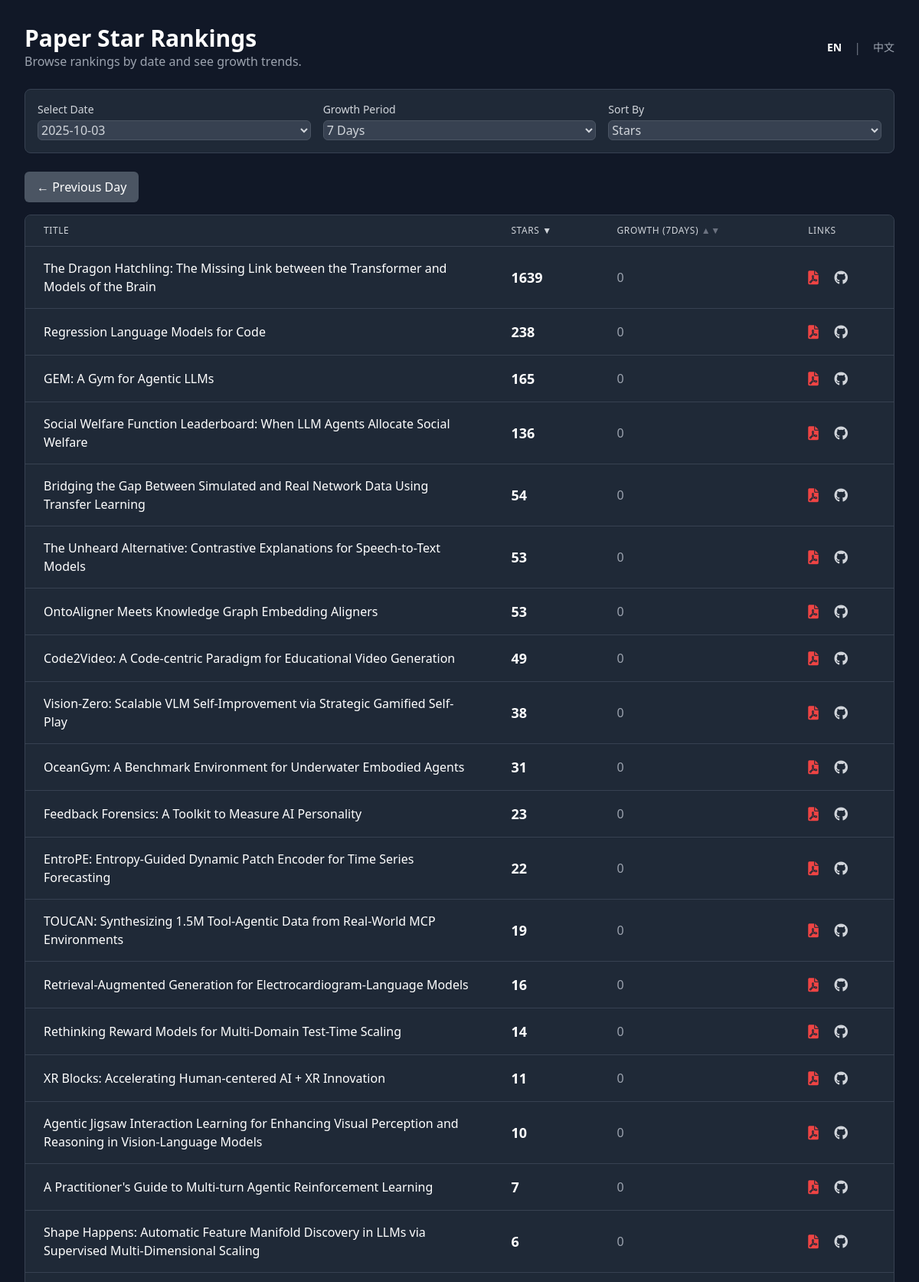
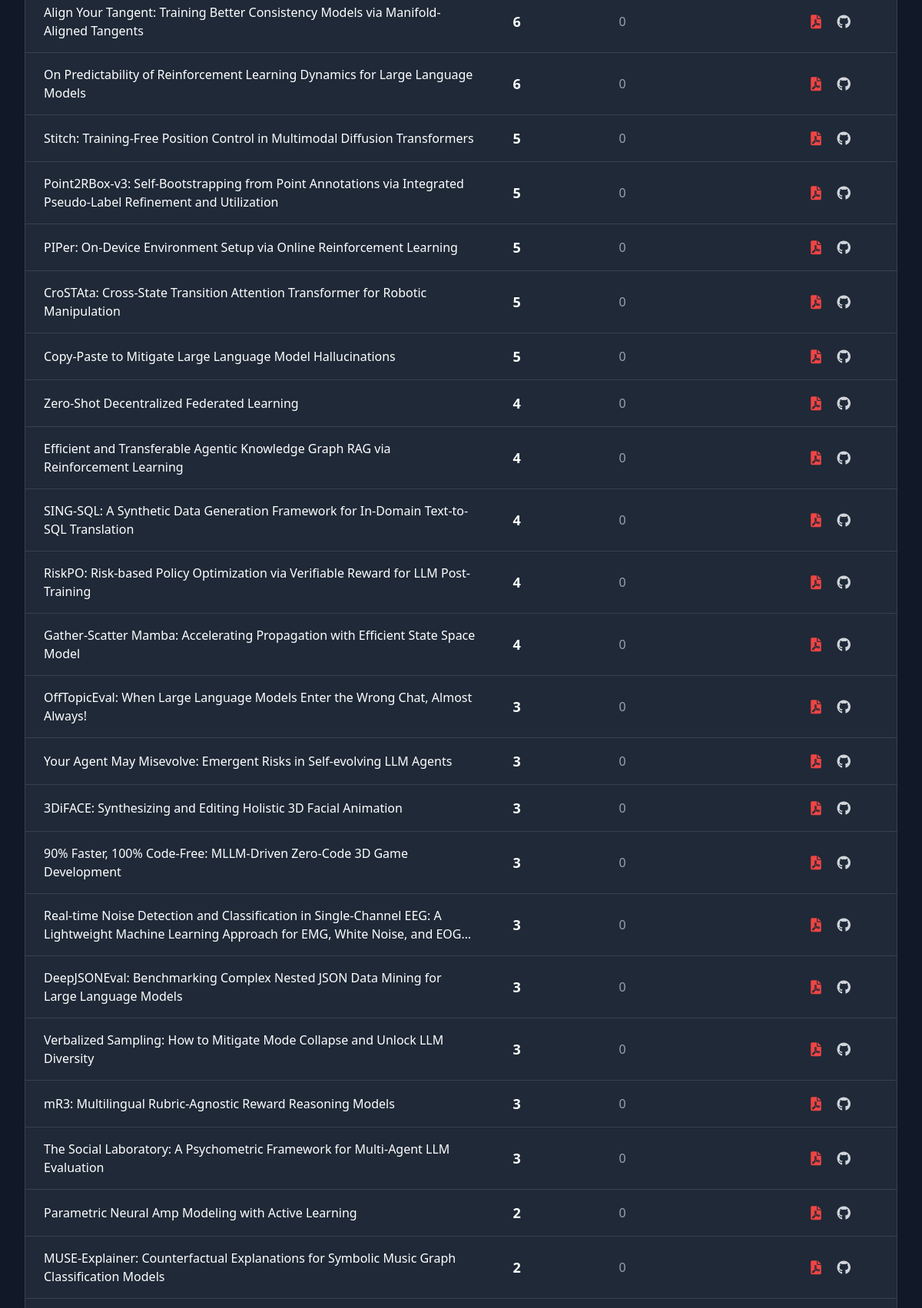
The page / (upper part) on the database its author committed (2 pictures, top to bottom).
### tables this page shows
CREATE TABLE star_counts (
                id INTEGER PRIMARY KEY AUTOINCREMENT,
                paper_id INTEGER,
                check_date TEXT,
                stars INTEGER,
                FOREIGN KEY (paper_id) REFERENCES papers (id),
                UNIQUE(paper_id, check_date)
            );

CREATE TABLE papers (
                id INTEGER PRIMARY KEY AUTOINCREMENT,
                arxiv_id TEXT UNIQUE NOT NULL,
                title TEXT,
                pdf_link TEXT,
                published_date TEXT,
                github_link TEXT
            );

### app.py (the view)
@app.route("/")
def index():
    db = get_db()
    lang = request.args.get('lang', 'en')
    if lang not in TRANSLATIONS:
        lang = 'en'
    T = TRANSLATIONS[lang]
    if db is None:
        return render_template("index.html", error=T['error_no_db'], T=T, lang=lang)
    cursor = db.cursor()
    cursor.execute("SELECT DISTINCT check_date FROM star_counts ORDER BY check_date DESC")
    available_dates = [row['check_date'] for row in cursor.fetchall()]
    if not available_dates:
        return render_template("index.html", data=[], available_dates=[], T=T, lang=lang, no_data=True)
    selected_date = request.args.get("date", available_dates[0])
    growth_days = int(request.args.get("growth_days", 7))
    sort_by = request.args.get("sort_by", "stars")
    order = request.args.get("order", "desc")
    page = int(request.args.get("page", 1))
    per_page = 50
    order_direction = "ASC" if order.lower() == "asc" else "DESC"
    sort_column = "growth" if sort_by == "growth" else "current_stars"
    query = f"""
        SELECT
            p.title AS "Title",
            p.pdf_link AS "Pdf_Link",
            p.github_link AS "Github_Link",
            p.arxiv_id AS "Arxiv_ID",
            s1.stars AS current_stars,
            (s1.stars - IFNULL(s2.stars, s1.stars)) AS growth
        FROM papers p
        JOIN star_counts s1 ON p.id = s1.paper_id
        LEFT JOIN star_counts s2 ON p.id = s2.paper_id AND s2.check_date = (
            SELECT MAX(check_date)
            FROM star_counts
            WHERE paper_id = p.id AND check_date < DATE(?, '-{growth_days} days')
        )
        WHERE s1.check_date = ?
        ORDER BY {sort_column} {order_direction}, current_stars DESC
    """
    cursor.execute(query, (selected_date, selected_date))
    all_data = cursor.fetchall()
    total_items = len(all_data)
    total_pages = (total_items + per_page - 1) // per_page
    if page > total_pages and total_pages > 0:
        return redirect(url_for_params('index', page=total_pages))
    start_index = (page - 1) * per_page
    end_index = start_index + per_page
    paginated_data = all_data[start_index:end_index]
    prev_date, next_date = None, None
    if selected_date in available_dates:
        current_index = available_dates.index(selected_date)
        if current_index < len(available_dates) - 1:
            prev_date = available_dates[current_index + 1] # Dates are DESC
        if current_index > 0:
            next_date = available_dates[current_index - 1]
    return render_template(
        "index.html",
        data=[dict(row) for row in paginated_data], # Convert rows to dicts
        page=page,
        total_pages=total_pages,
        total_items=total_items,
        start_index=start_index,
        end_index=min(end_index, total_items),
        sort_by=sort_by,
        order=order,
        date_cols=available_dates,
        selected_date=selected_date,
        growth_days=growth_days,
        growth_col_name="growth", # For consistency in template
        prev_date=prev_date,
        next_date=next_date,
        lang=lang,
        T=T
    )

### app.py (called while the page is built)
def get_db():
    if 'db' not in g:
        if not os.path.exists(DATABASE):
            return None # Return None if the database file does not exist
        g.db = sqlite3.connect(DATABASE)
        g.db.row_factory = sqlite3.Row
    return g.db

@app.context_processor
def utility_processor():
    def url_for_params(endpoint, **values):
        args = request.args.copy()
        for key, value in values.items():
            args[key] = value
        return url_for(endpoint, **args)
    return dict(url_for_params=url_for_params)

### templates/index.html (shortened to what this page needs)
<!DOCTYPE html>
<html lang="{{ lang }}">
<head>
    <script src="https://cdn.tailwindcss.com"></script>
    <link href="https://cdnjs.cloudflare.com/ajax/libs/font-awesome/6.0.0-beta3/css/all.min.css" rel="stylesheet">
</head>
<body class="font-sans">
    <div class="container mx-auto p-4 md:p-8 max-w-7xl">
        <header class="flex justify-between items-center mb-6">
            <div>
                <h1 class="text-3xl font-bold text-white">{{ T.main_header }}</h1>
                <p class="text-gray-400">{{ T.sub_header }}</p>
            </div>
            <div class="flex items-center space-x-4">
                <a href="{{ url_for_params('index', lang='en') }}" class="text-sm {{ 'font-bold text-white' if lang == 'en' else 'text-gray-400 hover:text-white' }}">EN</a>
                <span class="text-gray-500">|</span>
                <a href="{{ url_for_params('index', lang='zh') }}" class="text-sm {{ 'font-bold text-white' if lang == 'zh' else 'text-gray-400 hover:text-white' }}">中文</a>
            </div>
        </header>
        {% if error %}
            <div class="card p-4 rounded-lg mb-6 error-message text-center">
                {{ error }}
            </div>
        {% else %}
        <div class="card p-4 rounded-lg mb-6">
            <form method="GET" action="{{ url_for('index') }}" class="grid grid-cols-1 md:grid-cols-3 gap-4 items-end">
                <div>
                    <label for="date" class="block text-sm font-medium mb-1">{{ T.select_date }}</label>
                    <select id="date" name="date" class="form-select w-full rounded-md" onchange="this.form.submit()">
                        {% for d in date_cols %}
                        <option value="{{ d }}" {% if d == selected_date %}selected{% endif %}>{{ d }}</option>
                        {% endfor %}
                    </select>
                </div>
                <div>
                    <label for="growth_days" class="block text-sm font-medium mb-1">{{ T.growth_period }}</label>
                    <select id="growth_days" name="growth_days" class="form-select w-full rounded-md" onchange="this.form.submit()">
                        <option value="7" {% if growth_days == 7 %}selected{% endif %}>7 {{ T.days }}</option>
                    </select>
                </div>
                <div>
                    <label for="sort_by" class="block text-sm font-medium mb-1">{{ T.sort_by }}</label>
                    <select id="sort_by" name="sort_by" class="form-select w-full rounded-md" onchange="this.form.submit()">
                        <option value="stars" {% if sort_by == 'stars' %}selected{% endif %}>{{ T.stars }}</option>
                    </select>
                </div>
            </form>
        </div>
        <div class="flex justify-between items-center my-4">
            {% if prev_date %}
                <a href="{{ url_for_params('index', date=prev_date) }}" class="btn-secondary px-4 py-2 rounded-md">&larr; {{ T.prev_day }}</a>
            {% else %}
                <span></span>
            {% endif %}
        </div>
        <div class="card rounded-lg overflow-x-auto">
            <table class="min-w-full divide-y divide-gray-700">
                <thead class="bg-gray-800">
                    <tr>
                        <th scope="col" class="px-6 py-3 text-left text-xs font-medium uppercase tracking-wider">{{ T.title }}</th>
                        <th scope="col" class="px-6 py-3 text-left text-xs font-medium uppercase tracking-wider">
                            <a href="{{ url_for_params('index', sort_by='stars', order='desc' if order == 'asc' and sort_by == 'stars' else 'asc') }}" class="hover:text-white">
                                {{ T.stars }}
                                {% if sort_by != 'stars' %}
                                    <span class="text-gray-500">&#9650;&#9660;</span>
                                {% elif order == 'desc' %}
                                    <span>&#9660;</span>
                                {% else %}
                                    <span>&#9650;</span>
                                {% endif %}
                            </a>
                        </th>
                        <th scope="col" class="px-6 py-3 text-left text-xs font-medium uppercase tracking-wider">
                             <a href="{{ url_for_params('index', sort_by='growth', order='desc' if order == 'asc' and sort_by == 'growth' else 'asc') }}" class="hover:text-white">
                                {{ T.growth }} ({{ growth_days }}{{ T.day if growth_days == 1 else T.days }})
                                {% if sort_by != 'growth' %}
                                    <span class="text-gray-500">&#9650;&#9660;</span>
                                {% elif order == 'desc' %}
                                    <span>&#9660;</span>
                                {% else %}
                                    <span>&#9650;</span>
                                {% endif %}
                            </a>
                        </th>
                        <th scope="col" class="px-6 py-3 text-left text-xs font-medium uppercase tracking-wider">{{ T.links }}</th>
                    </tr>
                </thead>
                <tbody class="divide-y divide-gray-700">
                    {% if data %}
                        {% for row in data %}
                        <tr class="hover:bg-gray-700/50">
                            <td class="px-6 py-4 whitespace-normal max-w-md">
                                <div class="truncate-multiline font-medium text-white">{{ row.Title }}</div>
                            </td>
                            <td class="px-6 py-4 whitespace-nowrap text-lg font-semibold text-white">{{ row.current_stars | int }}</td>
                            <td class="px-6 py-4 whitespace-nowrap">
                                {% if row.growth is not none and row.growth is number %}
                                    <span class="{{ 'text-green-400' if row.growth > 0 else 'text-red-400' if row.growth < 0 else 'text-gray-400' }}">
                                        {{ '+%d' | format(row.growth | int) if row.growth > 0 else row.growth | int }}
                                    </span>
                                {% else %}
                                    <span class="text-gray-500">N/A</span>
                                {% endif %}
                            </td>
                            <td class="px-6 py-4 whitespace-nowrap text-lg space-x-4">
                                {% if row.Pdf_Link and row.Pdf_Link != 'not_found' %}
                                <a href="{{ row.Pdf_Link }}" target="_blank" title="ArXiv PDF" class="text-red-500 hover:text-red-400"><i class="fas fa-file-pdf"></i></a>
                                {% endif %}
                                {% if row.Github_Link and row.Github_Link != 'not_found' and 'https://' in row.Github_Link %}
                                <a href="{{ row.Github_Link }}" target="_blank" title="GitHub Repository" class="text-gray-300 hover:text-white"><i class="fab fa-github"></i></a>
                                {% endif %}
                            </td>
                        </tr>
                        {% endfor %}
                    {% else %}
                        <tr>
                            <td colspan="4" class="text-center py-10 text-gray-500">{{ T.no_data }}</td>
                        </tr>
                    {% endif %}
                </tbody>
            </table>
        </div>
        {% endif %}
    </div>
</body>
</html>

### templates/index.html (style rules this page uses)
.truncate-multiline { display: -webkit-box; -webkit-line-clamp: 2; -webkit-box-orient: vertical; overflow: hidden; text-overflow: ellipsis; }
body { background-color: #111827; color: #d1d5db; }
.card { background-color: #1f2937; border: 1px solid #374151; }
.form-select, .form-input { background-color: #374151; color: #d1d5db; border: 1px solid #4b5563; }
.btn-secondary { background-color: #4b5563; color: white; transition: background-color 0.3s; }

### rows shown on the page
star_counts: Title "The Dragon Hatchling: The Missing Link between the Transformer and Models of the Brain", current_stars "1639", growth "0"
star_counts: Title "Regression Language Models for Code", current_stars "238", growth "0"
star_counts: Title "GEM: A Gym for Agentic LLMs", current_stars "165", growth "0"
star_counts: Title "Social Welfare Function Leaderboard: When LLM Agents Allocate Social Welfare", current_stars "136", growth "0"
star_counts: Title "Bridging the Gap Between Simulated and Real Network Data Using Transfer Learning", current_stars "54", growth "0"
star_counts: Title "The Unheard Alternative: Contrastive Explanations for Speech-to-Text Models", current_stars "53", growth "0"
star_counts: Title "OntoAligner Meets Knowledge Graph Embedding Aligners", current_stars "53", growth "0"
star_counts: Title "Code2Video: A Code-centric Paradigm for Educational Video Generation", current_stars "49", growth "0"
star_counts: Title "Vision-Zero: Scalable VLM Self-Improvement via Strategic Gamified Self-Play", current_stars "38", growth "0"
star_counts: Title "OceanGym: A Benchmark Environment for Underwater Embodied Agents", current_stars "31", growth "0"
star_counts: Title "Feedback Forensics: A Toolkit to Measure AI Personality", current_stars "23", growth "0"
star_counts: Title "EntroPE: Entropy-Guided Dynamic Patch Encoder for Time Series Forecasting", current_stars "22", growth "0"
star_counts: Title "TOUCAN: Synthesizing 1.5M Tool-Agentic Data from Real-World MCP Environments", current_stars "19", growth "0"
star_counts: Title "Retrieval-Augmented Generation for Electrocardiogram-Language Models", current_stars "16", growth "0"
star_counts: Title "Rethinking Reward Models for Multi-Domain Test-Time Scaling", current_stars "14", growth "0"
star_counts: Title "XR Blocks: Accelerating Human-centered AI + XR Innovation", current_stars "11", growth "0"
star_counts: Title "Agentic Jigsaw Interaction Learning for Enhancing Visual Perception and Reasoning in Vision-Language Models", current_stars "10", growth "0"
star_counts: Title "A Practitioner's Guide to Multi-turn Agentic Reinforcement Learning", current_stars "7", growth "0"
star_counts: Title "Shape Happens: Automatic Feature Manifold Discovery in LLMs via Supervised Multi-Dimensional Scaling", current_stars "6", growth "0"
star_counts: Title "Align Your Tangent: Training Better Consistency Models via Manifold-Aligned Tangents", current_stars "6", growth "0"
star_counts: Title "On Predictability of Reinforcement Learning Dynamics for Large Language Models", current_stars "6", growth "0"
star_counts: Title "Stitch: Training-Free Position Control in Multimodal Diffusion Transformers", current_stars "5", growth "0"
star_counts: Title "Point2RBox-v3: Self-Bootstrapping from Point Annotations via Integrated Pseudo-Label Refinement and Utilization", current_stars "5", growth "0"
star_counts: Title "PIPer: On-Device Environment Setup via Online Reinforcement Learning", current_stars "5", growth "0"
star_counts: Title "CroSTAta: Cross-State Transition Attention Transformer for Robotic Manipulation", current_stars "5", growth "0"
star_counts: Title "Copy-Paste to Mitigate Large Language Model Hallucinations", current_stars "5", growth "0"
star_counts: Title "Zero-Shot Decentralized Federated Learning", current_stars "4", growth "0"
star_counts: Title "Efficient and Transferable Agentic Knowledge Graph RAG via Reinforcement Learning", current_stars "4", growth "0"
star_counts: Title "SING-SQL: A Synthetic Data Generation Framework for In-Domain Text-to-SQL Translation", current_stars "4", growth "0"
star_counts: Title "RiskPO: Risk-based Policy Optimization via Verifiable Reward for LLM Post-Training", current_stars "4", growth "0"
star_counts: Title "Gather-Scatter Mamba: Accelerating Propagation with Efficient State Space Model", current_stars "4", growth "0"
star_counts: Title "OffTopicEval: When Large Language Models Enter the Wrong Chat, Almost Always!", current_stars "3", growth "0"
star_counts: Title "Your Agent May Misevolve: Emergent Risks in Self-evolving LLM Agents", current_stars "3", growth "0"
star_counts: Title "3DiFACE: Synthesizing and Editing Holistic 3D Facial Animation", current_stars "3", growth "0"
star_counts: Title "90% Faster, 100% Code-Free: MLLM-Driven Zero-Code 3D Game Development", current_stars "3", growth "0"
star_counts: Title "Real-time Noise Detection and Classification in Single-Channel EEG: A Lightweight Machine Learning Approach for EMG, White Noise, and…", current_stars "3", growth "0"
star_counts: Title "DeepJSONEval: Benchmarking Complex Nested JSON Data Mining for Large Language Models", current_stars "3", growth "0"
star_counts: Title "Verbalized Sampling: How to Mitigate Mode Collapse and Unlock LLM Diversity", current_stars "3", growth "0"
star_counts: Title "mR3: Multilingual Rubric-Agnostic Reward Reasoning Models", current_stars "3", growth "0"
star_counts: Title "The Social Laboratory: A Psychometric Framework for Multi-Agent LLM Evaluation", current_stars "3", growth "0"
star_counts: Title "Parametric Neural Amp Modeling with Active Learning", current_stars "2", growth "0"
star_counts: Title "MUSE-Explainer: Counterfactual Explanations for Symbolic Music Graph Classification Models", current_stars "2", growth "0"

### other values the page prints
{{ T.main_header }} "Paper Star Rankings"
{{ T.sub_header }} "Browse rankings by date and see growth trends."
{{ T.select_date }} "Select Date"
{{ T.growth_period }} "Growth Period"
{{ T.sort_by }} "Sort By"
{{ T.prev_day }} "Previous Day"
{{ T.title }} "TITLE"
{{ T.stars }} "STARS"
{{ T.growth }} "GROWTH"
{{ growth_days }} "7"
{{ T.day if growth_days == 1 else T.days }} "DAYS"
{{ T.links }} "LINKS"
form field date "2025-10-03"
form field sort_by "Stars"
